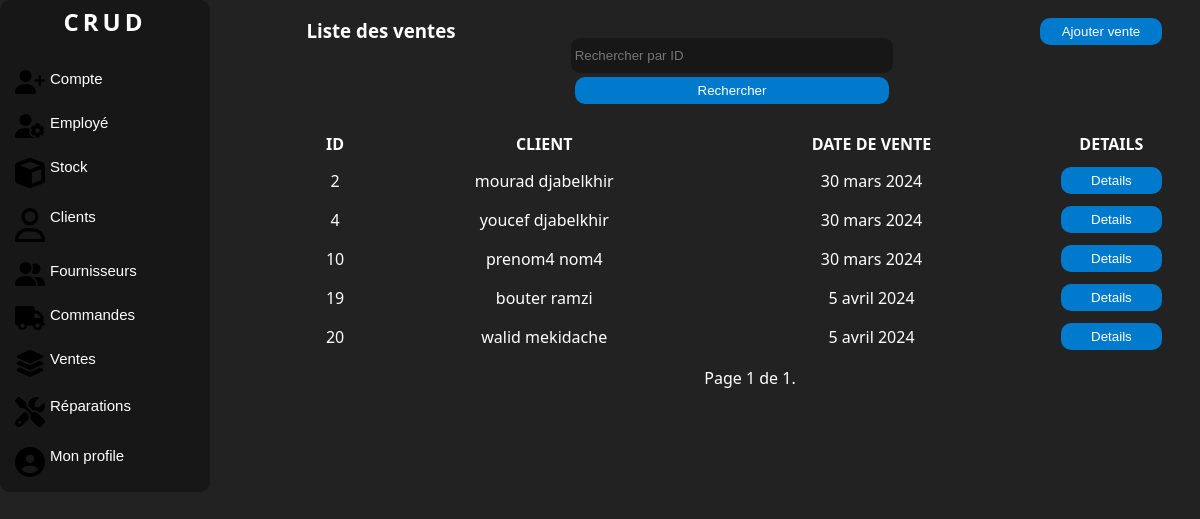
The app's page /ventes/ (signed in), older data.
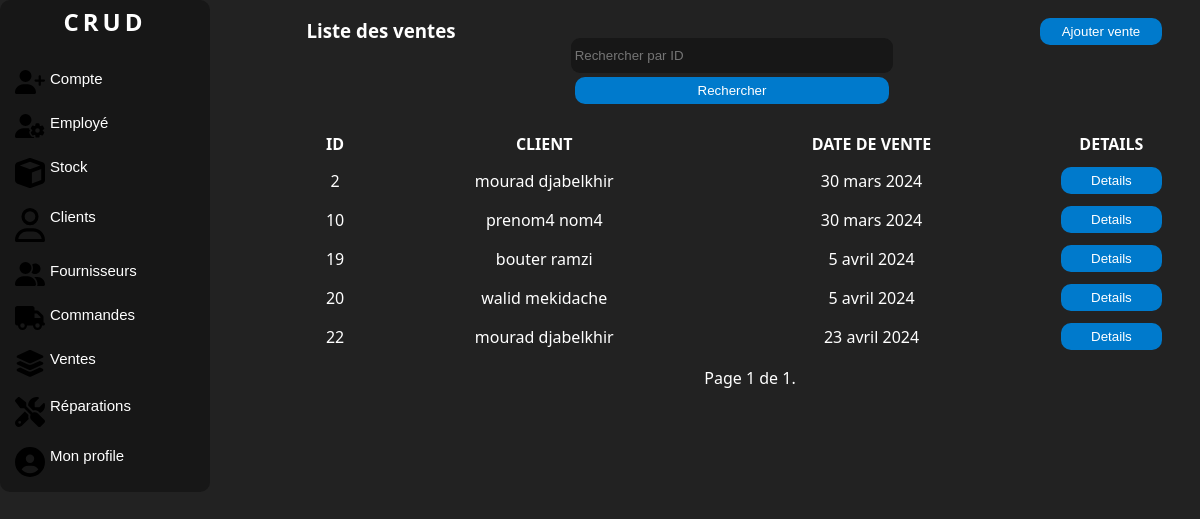
The same page, newer data.
### manager/models.py (models this page shows, shortened)
class Sale(models.Model):
    client = models.ForeignKey(Client, on_delete=models.SET_NULL, null=True, blank=True, db_column='Client')
    sale_date = models.DateField(auto_now_add=True, db_column='Date de vente')
    class Meta:
        db_table = 'Vente'

class Client(models.Model):
    first_name = models.CharField(max_length=100, db_column='Prénom')
    last_name = models.CharField(max_length=100, db_column='Nom')
    phone = PhoneNumberField(unique=True, region='DZ', db_column='Téléphone')
    email = models.EmailField(unique=True, db_column='Email')
    address = models.TextField(db_column='Adresse')
    class Meta:
        db_table = 'Client'

### manager/views.py (the view)
# urls.py: path('ventes/', views.SaleListView.as_view(), name='sale-list'),
class SaleListView(LoginRequiredMixin, ListView):
    model = Sale
    template_name = 'listevente.html'
    context_object_name = 'sales'
    paginate_by = 7
    form_class = FilterForm
    def get_queryset(self):
        queryset = super().get_queryset()
        query = self.request.GET.get('query')
        if query:
            queryset = queryset.filter(id=query)
        return queryset
    def get_context_data(self, **kwargs):
        context = super().get_context_data(**kwargs)
        context['form'] = FilterForm(self.request.GET)
        return context

### manager/forms.py
class FilterForm(forms.Form):
    query = forms.IntegerField(label='', required=False,
                               widget=forms.TextInput(attrs={'placeholder': 'Rechercher par ID'}))

### manager/templatetags/auth_extras.py (called while the page is built)
@register.filter(name='has_group')
def has_group(user, group_name):
    group = Group.objects.get(name=group_name)
    return True if group in user.groups.all() else False

### manager/templates/listevente.html (shortened to what this page needs)
{% load static %}
{% load auth_extras %}
<!DOCTYPE html>
<html lang="en">
<head>
    <link rel="stylesheet" href="{% static 'css/style.css' %}">
    <link rel="stylesheet" href="{% static 'css/accueil.css' %}">
</head>
<body>
<div class="corp">
    <div class="nav">
        <div class="logo">
            <a href="{% url 'home' %}" class="link"><h2>CRUD</h2></a>
        </div>
        <br>
        {% if request.user|has_group:"Admin" %}
        <button class="value">
            <a class="link" href="{% url 'account-list' %}"> Compte </a>
        </button>
        <button class="value">
            <a class="link" href="{% url 'employee-list' %}">Employé </a>
        </button>
        {% endif %}
        <button class="value">
            <a class="link" href="{% url 'products-list' %}"> Stock </a>
        </button>
        <button class="value">
            <a class="link" href="{% url 'client-list' %}"> Clients </a>
        </button>
        <button class="value">
            <a class="link" href="{% url 'supplier-list' %}"> Fournisseurs </a>
        </button>
        <button class="value">
            <a class="link" href="{% url 'purchase-order-list' %}">Commandes </a>
        </button>
        <button class="value">
            <a class="link" href="{% url 'sale-list' %}">Ventes </a>
        </button>
        <button class="value">
            <a class="link" href="{% url 'repair-list' %}"> Réparations </a>
        </button>
        <button class="value">
            <a class="link" href="{% url 'dashboard' %}"> Mon profile </a>
        </button>
    </div>
    <div class="liste">
        <div class="c1">
            <div class="colone1"><h3>Liste des ventes</h3></div>
            <div class="colone1">
                <form method="GET" action="">
                    {{ form }}
                    <button class="button" type="submit">Rechercher</button>
                </form>
            </div>
            <div class="colone1">
                <button class="button"><a href="{% url 'add-sale' %}" class="link">Ajouter vente</a></button>
            </div>
        </div>
        <div class="c2">
            {% if sales %}
            <table>
                <thead>
                <tr>
                    <th>Id</th>
                    <th>Client</th>
                    <th>Date de vente</th>
                    <th>Details</th>
                </tr>
                </thead>
                <tbody id="tbody">
                {% for sale in sales %}
                <tr>
                    <td>{{ sale.id }}</td>
                    <td>{{ sale.client.first_name }} {{ sale.client.last_name }}</td>
                    <td>{{ sale.sale_date }}</td>
                    <td>
                        <button class="button" id="detail"
                                onclick="location.href='{% url 'sale-detail' sale.id %}';">Details
                        </button>
                </tr>
                {% endfor %}
                </tbody>
            </table>
            {% else %}
            <p>Pas de ventes trouvées.</p>
            {% endif %}
            <div class="pagination">
                <span class="step-links">
                    <span class="current">
                        Page {{ page_obj.number }} de {{ page_obj.paginator.num_pages }}.
                    </span>
                </span>
        </div>
    </div>
</div>
</body>
</html>

Row changes from the older to the newer data that the page shows:
removed Sale: id "4", client.first_name "youcef", client.last_name "djabelkhir", sale_date "30 mars 2024"
added Sale: id "22", client.first_name "mourad", client.last_name "djabelkhir", sale_date "23 avril 2024"
